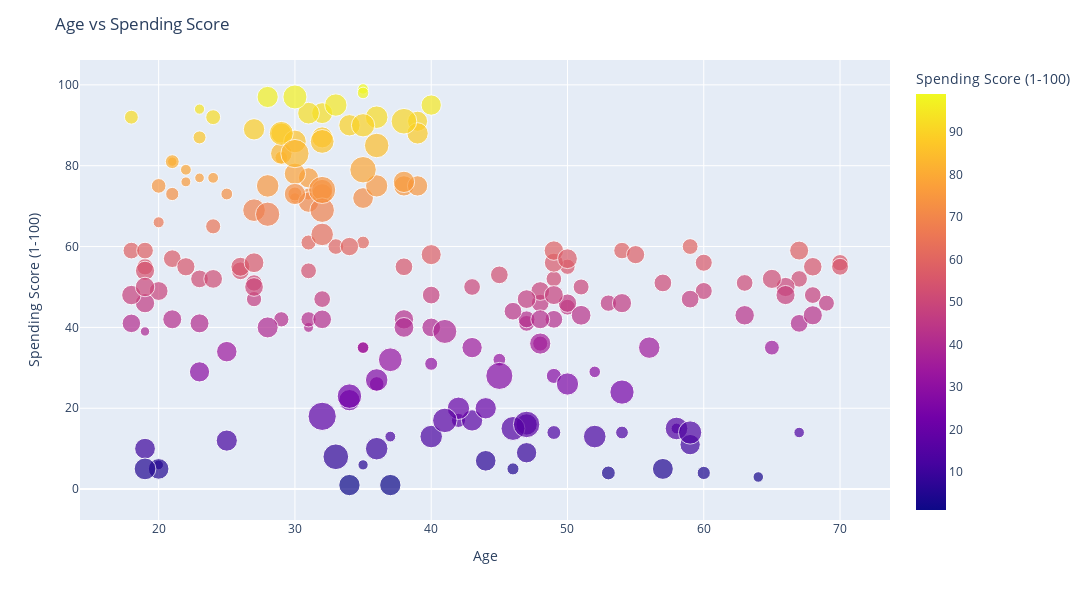

The cell this chart's notebook holds for it:
### Markdown cell above
### Scatter plot of Age vs. Spending Score:

- This plot illustrates the relationship between customers' age and their spending score. Each point on the plot represents a customer, with the horizontal position (x-axis) indicating their age and the vertical position (y-axis) indicating their spending score. The dispersion of points on the plot reveals how spending scores are distributed across different age groups, providing insights into how spending behavior varies with customers' age.

### Code cell
fig = px.scatter(df, x="Age", 
                 y="Spending Score (1-100)",
                 size="Annual Income (k$)",
                 color="Spending Score (1-100)",
                 height=600, 
                 width=1100
                )
fig.update_layout(title_text="Age vs Spending Score")

### Figure 1 — Plotly figure (JSON) as saved in the notebook; plotly's stock layout.template omitted (floating-point values rounded to 4 significant figures; data arrays with more than 128 entries replaced by an {"elided": "..."} marker saying what was removed)
{"data": [{"hovertemplate": "Age=%{x}<br>Spending Score (1-100)=%{marker.color}<br>Annual Income (k$)=%{marker.size}<extra></extra>", "legendgroup": "", "marker": {"color": {"elided": "200 int values"}, "coloraxis": "coloraxis", "size": {"elided": "200 int values"}, "sizemode": "area", "sizeref": 0.3425, "symbol": "circle"}, "mode": "markers", "name": "", "orientation": "v", "showlegend": false, "type": "scatter", "x": {"elided": "200 int values"}, "xaxis": "x", "y": {"elided": "200 int values"}, "yaxis": "y"}], "layout": {"coloraxis": {"colorbar": {"title": {"text": "Spending Score (1-100)"}}, "colorscale": [[0, "#0d0887"], [0.1111, "#46039f"], [0.2222, "#7201a8"], [0.3333, "#9c179e"], [0.4444, "#bd3786"], [0.5556, "#d8576b"], [0.6667, "#ed7953"], [0.7778, "#fb9f3a"], [0.8889, "#fdca26"], [1, "#f0f921"]]}, "height": 600, "legend": {"itemsizing": "constant", "tracegroupgap": 0}, "margin": {"t": 60}, "title": {"text": "Age vs Spending Score"}, "width": 1100, "xaxis": {"anchor": "y", "autorange": true, "domain": [0, 1], "range": [14.24, 73.65], "title": {"text": "Age"}, "type": "linear"}, "yaxis": {"anchor": "x", "autorange": true, "domain": [0, 1], "range": [-7.64, 106.1], "title": {"text": "Spending Score (1-100)"}, "type": "linear"}}}
